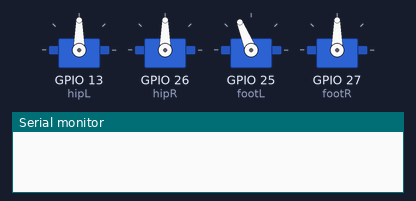
Bench run of a sketch on a simulated ESP32. Shown: 4 × servo, the last lines printed to the serial monitor.

Above: at 1.05 s.
At 1.2 s:
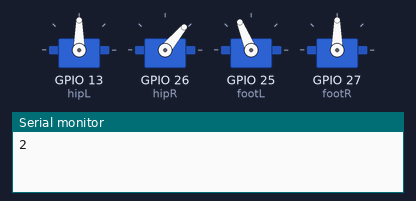
At 1.4 s:
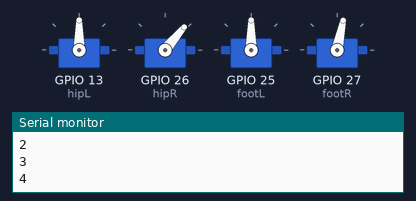
At 1.8 s:
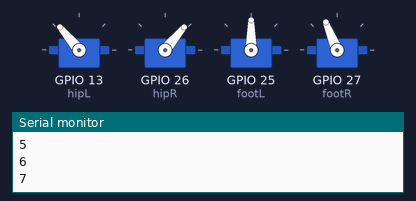
At 2.15 s:
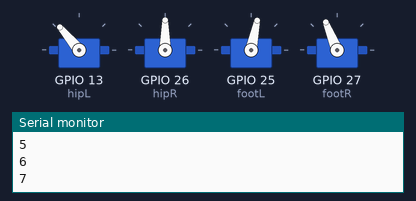
At 2.55 s:
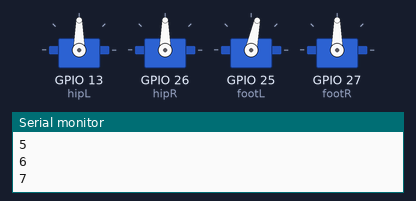
Timing chart, 0 to 4.6 s (numbered marks = the images above):
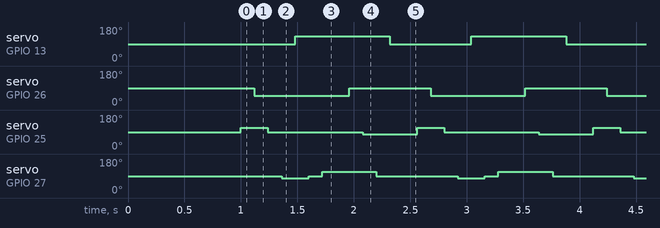

The sketch:

Robo_Dance.ino
```cpp
#include <ESP32Servo.h>

// ---------------- SERVO OBJECTS ----------------
Servo hipL;
Servo hipR;
Servo footL;
Servo footR;

// ---------------- NEUTRAL POSITIONS ----------------
const int HIP_L_NEUTRAL  = 90;
const int HIP_R_NEUTRAL  = 90;
const int FOOT_L_NEUTRAL = 90;
const int FOOT_R_NEUTRAL = 90;

// ---------------- STEP PARAMETERS ----------------
const int HIP_STEP_ANGLE   = 40;   // step length
const int FOOT_TILT_ANGLE  = 22;   // balance tilt
const int FOOT_PLANT_ANGLE = 12;    // foot landing

const int STEP_DELAY = 120;         // movement speed

void stepRight();
void stepLeft();
void move(Servo &s, int end);

void setup() {
  Serial.begin(115200);
  hipL.attach(13);
  hipR.attach(26);
  footL.attach(25);
  footR.attach(27);

  hipL.write(HIP_L_NEUTRAL);
  hipR.write(HIP_R_NEUTRAL);
  footL.write(FOOT_L_NEUTRAL);
  footR.write(FOOT_R_NEUTRAL);

  delay(1000);

}

void loop() {
  // put your main code here, to run repeatedly:
  stepRight();
  stepLeft();

  delay(STEP_DELAY);

}

void stepRight(){
  move(footL,FOOT_L_NEUTRAL + FOOT_TILT_ANGLE); /// correct
  Serial.print("2\n");
  //delay(1000);
  move(hipR,HIP_R_NEUTRAL - HIP_STEP_ANGLE); // correct
  Serial.print("3\n");
  //delay(1000);
  move(footL,FOOT_L_NEUTRAL); /// change
  Serial.print("4\n");
  //delay(1000);
  move(footR,FOOT_R_NEUTRAL - FOOT_PLANT_ANGLE); //////// change
  Serial.print("5\n");
  //delay(1000);
  move(hipL,HIP_L_NEUTRAL + HIP_STEP_ANGLE);/// change
  Serial.print("6\n");
  //delay(1000);
  move(footR,FOOT_R_NEUTRAL);
  Serial.print("7\n");
  //delay(1000);
}

void stepLeft(){

  // 1. Shift weight to RIGHT foot
  move(footR, FOOT_R_NEUTRAL + FOOT_TILT_ANGLE);

  // 2. Swing LEFT leg forward
  move(hipL, HIP_L_NEUTRAL + HIP_STEP_ANGLE);

  // 3. Bring RIGHT hip back to neutral (body follows)
  move(hipR, HIP_R_NEUTRAL);

  // 4. Plant LEFT foot
  move(footL, FOOT_L_NEUTRAL - FOOT_PLANT_ANGLE);

  // 5. Reset RIGHT foot
  move(footR, FOOT_R_NEUTRAL);

  // 6. Reset LEFT hip
  move(hipL, HIP_L_NEUTRAL);
  /*
  move(footR,FOOT_R_NEUTRAL - FOOT_TILT_ANGLE);
  Serial.print("8\n");
  //delay(1000);
  move(hipL,HIP_L_NEUTRAL + HIP_STEP_ANGLE);
  Serial.print("9\n");
  //delay(1000);
  move(footR,FOOT_R_NEUTRAL); // change
  Serial.print("10\n");
  //delay(1000);
  move(footL,FOOT_L_NEUTRAL - FOOT_TILT_ANGLE);
  Serial.print("11\n");
  //delay(1000);
  move(hipR,HIP_R_NEUTRAL + HIP_STEP_ANGLE);
  Serial.print("12\n");
  //delay(1000);
  move(footL,FOOT_L_NEUTRAL);
  Serial.print("13\n");
  //delay(1000);
  */

}

void move(Servo &s, int end){
  s.write(end);
  delay(STEP_DELAY);
}

/* Try this after ^ works perfectly
void moveSmart(Servo &s, int target) {
  int current = s.read();
  int step = (current < target) ? 2 : -2;

  while (abs(current - target) > 2) {
    current += step;
    s.write(current);
    delay(5);   // not microseconds
  }
  s.write(target);
}

*/
```

Measured:
- by itself, servo on GPIO 13 (hipL): alternates 130° for 0.84 s and 90° for 0.72 s
- by itself, servo on GPIO 26 (hipR): alternates 90° for 0.72 s and 50° for 0.84 s
- by itself, servo on GPIO 25 (footL): repeats every 1.6 s: 90° 0.84 s, 78° 0.48 s, 112° 0.24 s
- by itself, servo on GPIO 27 (footR): repeats every 1.6 s: 90° 0.12 s, 112° 0.48 s, 90° 0.72 s, 78° 0.24 s
